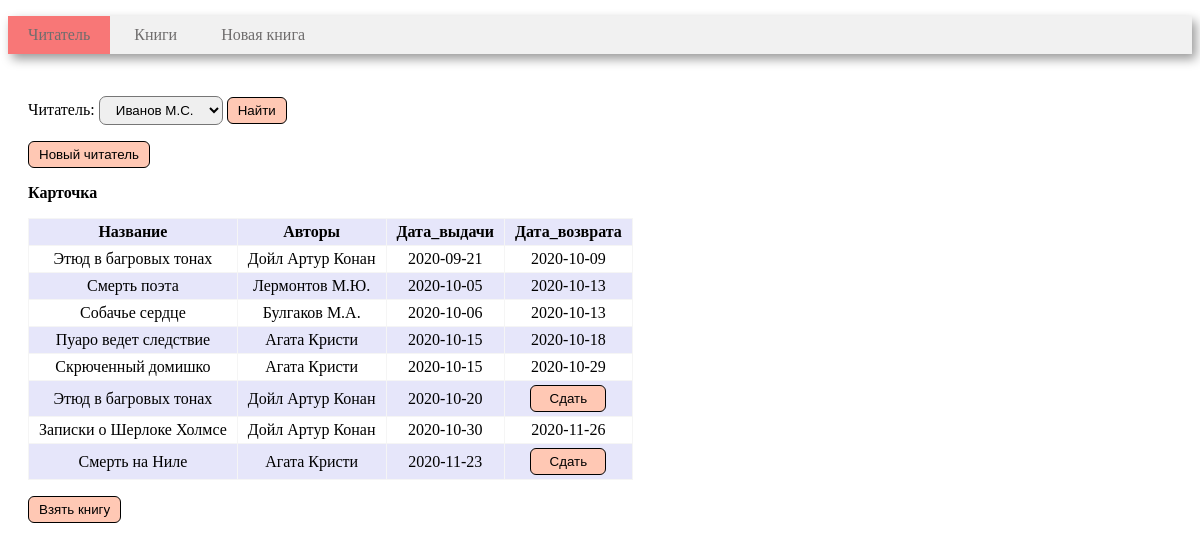
The page / on the database its author committed.
### tables this page shows
CREATE TABLE reader (
       reader_id INTEGER PRIMARY KEY AUTOINCREMENT,
	   reader_name VARCHAR(30)
);

CREATE TABLE book (
      book_id INTEGER PRIMARY KEY AUTOINCREMENT, 
	  title VARCHAR(80),
      genre_id int, 
      publisher_id INT,
      year_publication INT,
      available_numbers INT, 
      FOREIGN KEY (genre_id)  REFERENCES genre (genre_id) ON DELETE CASCADE,
      FOREIGN KEY (publisher_id)  REFERENCES publisher (publisher_id) ON DELETE CASCADE
);

CREATE TABLE book_reader (
      book_reader_id INTEGER PRIMARY KEY AUTOINCREMENT, 
      book_id int, 
      reader_id INT,
	  borrow_date DATE, 
	  return_date DATE,
      FOREIGN KEY (book_id)  REFERENCES book (book_id) ON DELETE CASCADE,
      FOREIGN KEY (reader_id)  REFERENCES reader (reader_id) ON DELETE CASCADE
);

### controllers/index.py (the view)
@app.route('/', methods=['get'])
def index():
    conn = get_db_connection()
    if request.values.get('reader'):
        reader_id = int(request.values.get('reader'))
        session['reader_id'] = reader_id
    elif request.values.get('new_reader'):
        html = render_template('new_reader.html')
        return html
    elif request.values.get('new_reader_fio'):
        new_reader = request.values.get('new_reader_fio')
        session['reader_id'] = int(get_new_reader(conn, new_reader))
    elif request.values.get('return'):
        book_reader_id = int(request.values.get('return'))
        return_book(conn, book_reader_id)
    elif 'reader_id' not in session:
        session['reader_id'] = 1
    df_reader = get_reader(conn)
    df_book_reader = get_book_reader(conn, session['reader_id'])
    html = render_template(
        'index.html',
        reader_id=session['reader_id'],
        combo_box=df_reader,
        book_reader=df_book_reader,
        len=len
    )
    return html

### models/index_model.py (called while the page is built)
def get_reader(conn):
    return pandas.read_sql(
        '''
        SELECT * FROM reader
        ''', conn)

def get_book_reader(conn, reader_id):
    return pandas.read_sql('''
 WITH get_authors( book_id, authors_name)
 AS(
 SELECT book_id, GROUP_CONCAT(author_name)
 FROM author JOIN book_author USING(author_id)
 GROUP BY book_id
 )
 SELECT title AS Название, authors_name AS Авторы,
 borrow_date AS Дата_выдачи, return_date AS Дата_возврата,
 book_reader_id
 FROM
 reader
 JOIN book_reader USING(reader_id)
 JOIN book USING(book_id)
 JOIN get_authors USING(book_id)
 WHERE reader.reader_id = :id
 ORDER BY 3
 ''', conn, params={"id": reader_id})

### utils.py (called while the page is built)
def get_db_connection():
    return sqlite3.connect('library.sqlite')

### templates/index.html (shortened to what this page needs)
<!DOCTYPE HTML>
<html>
<head>
    <link rel="stylesheet" type="text/css" href="/static/css/style.css"/>
    {% macro render_table(table_name, relation, id) %}
        <p>
            <b>{{ table_name }} </b>
        </p>
        {% set n = len(relation) %}
        <table>
        <thead>
            <tr>
                {% for name in relation.dtypes.index %}
                    {% if name != id %}
                        <th>{{ name }}</th>
                    {% endif %}
                {% endfor %}
            </tr>
        </thead>
            <tbody>
            {% for i in range(n) %}
                <tr>
                    {% for name in relation.dtypes.index %}
                        {% if name != id %}
                            <td>
                                {% if relation.loc[i][name] == None %}
                                    <form action='' method="get">
                                        <input type="submit" class="button" value="Сдать" style="width: 76px;">
                                    </form>
                                {% else %}
                                    {{ relation.loc[i][name] }}
                                {% endif %}
                            </td>
                        {% endif %}
                    {% endfor %}
                </tr>
            {% endfor %}
            </tbody>
        </table>
    {% endmacro %}
    {% macro render_readers_list(combo_box) %}
        <label>
            <select name=reader>
                {% for i in range(len(combo_box)) %}
                    {% if reader_id==combo_box.iloc[i][0] %}
                        <option value={{ combo_box.iloc[i][0] }} selected>{{ combo_box.iloc[i][1] }}</option>
                    {% else %}
                        <option value={{ combo_box.iloc[i][0] }}>{{ combo_box.iloc[i][1] }}</option>
                    {% endif %}
                {% endfor %}
            </select>
        </label>
    {% endmacro %}
</head>
<body>
<div class=menu>
    <ul>
        <li class=active><a href={{ url_for("index") }}>Читатель</a></li>
        <li><a href={{ url_for("book_search") }}>Книги</a></li>
        <li><a href={{ url_for("new_book") }}>Новая книга</a></li>
    </ul>
</div>
<div class=block>
    <p>
    <form action='' method="get">
        Читатель:
        {{ render_readers_list(combo_box) }}
        <input type="submit" class="button" value="Найти">
    </form>
    </p>
    <p>
    <form action="{{ url_for('index') }}" method="get">
        <input type="submit" class="button" name="new_reader" value="Новый читатель">
    </form>
    </p>
    {{ render_table("Карточка",book_reader, "book_reader_id") }}
    <p>
    <form action="{{ url_for('book_search') }}" method="get">
        <input type="submit" class="button" value="Взять книгу">
    </form>
    </p>
</div>
</body>
</html>

### static/css/style.css (style rules this page uses)
.menu { background-color: #f1f1f1; box-shadow: 4px 5px 10px rgba(0, 0, 0, 0.4); width: 100%; }
.menu li { display: inline-block; vertical-align: top; color: #6f6d6d; padding: 10px; }
.menu a { text-decoration: none; color: #6f6d6d; padding: 10px; }
.menu ul { padding: 0; }
.active { background-color: #f87777; color: #f8f8f8; }
.block { padding: 10px 20px; }
select { width: fit-content; padding: 5px; border-radius: 7px; text-align: center; }
input { width: auto; padding: 5px; border-radius: 4px; text-align: center; }
.button { cursor: pointer; background-color: #ffc8b4; border: 1px solid black; border-radius: 6px; padding: 5px 10px; }
table { border-collapse: collapse; }
table tbody tr:nth-child(odd) { background: white; }
table tbody tr:nth-child(even) { background: lavender; }
table thead tr { background: lavender; }
table td, table th, table tr { border: 1px solid whitesmoke; padding: 4px 10px; text-align: center; }

### rows shown on the page
reader: reader "Иванов М.С."
book: title "Этюд в багровых тонах" "Этюд в багровых тонах"
book_reader: borrow_date "2020-09-21" "2020-10-09"
book: title "Смерть поэта"
book_reader: borrow_date "2020-10-05" "2020-10-13"
book: title "Собачье сердце"
book_reader: borrow_date "2020-10-06" "2020-10-13"
book: title "Пуаро ведет следствие"
book_reader: borrow_date "2020-10-15" "2020-10-18"
book: title "Скрюченный домишко"
book_reader: borrow_date "2020-10-15" "2020-10-29"
book_reader: borrow_date "2020-10-20"
book: title "Записки о Шерлоке Холмсе"
book_reader: borrow_date "2020-10-30" "2020-11-26"
book: title "Смерть на Ниле"
book_reader: borrow_date "2020-11-23"

### other values the page prints
{{ table_name }} "Карточка"
{{ name }} "Название" "Авторы" "Дата_выдачи" "Дата_возврата"
{{ relation.loc[i][name] }} "Дойл Артур Конан" "Лермонтов М.Ю." "Булгаков М.А." "Агата Кристи" "Агата Кристи" "Дойл Артур Конан" "Дойл Артур Конан" "Агата Кристи"
